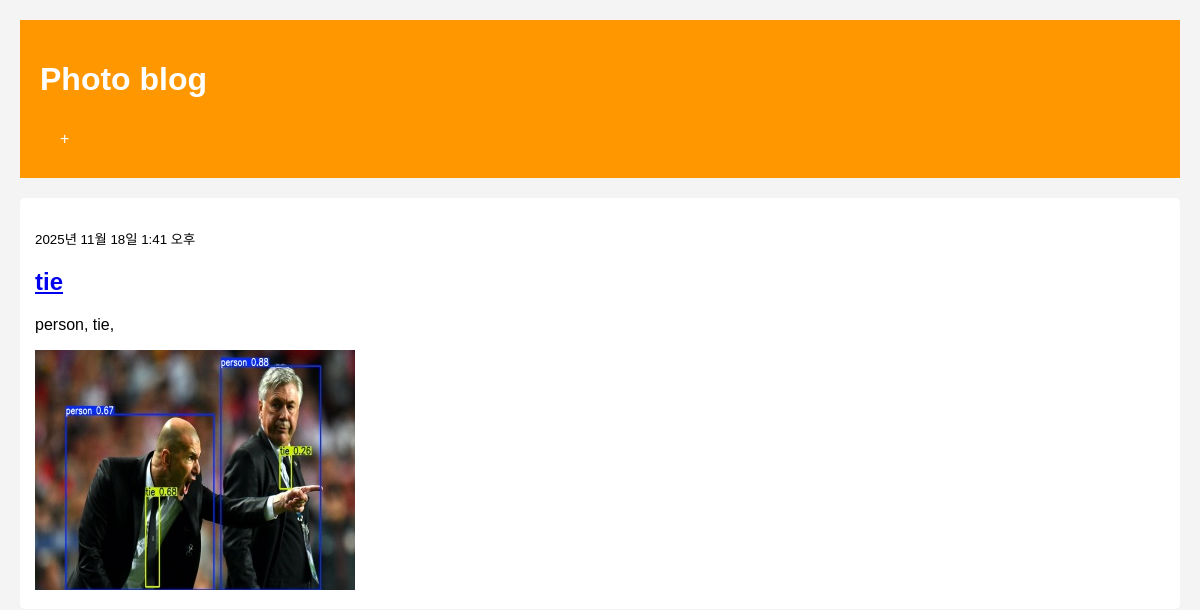
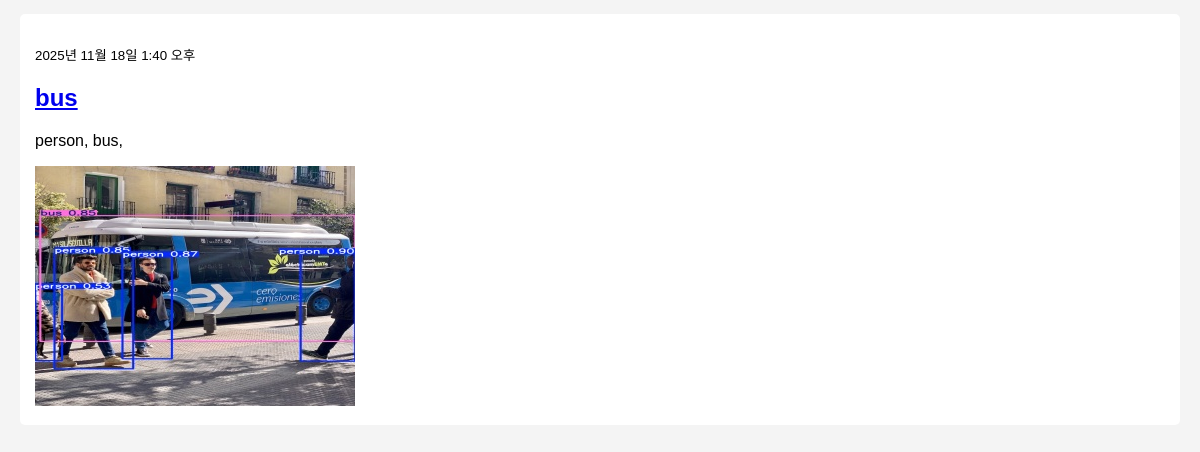
Before: / with the older database file (2 pictures, top to bottom).
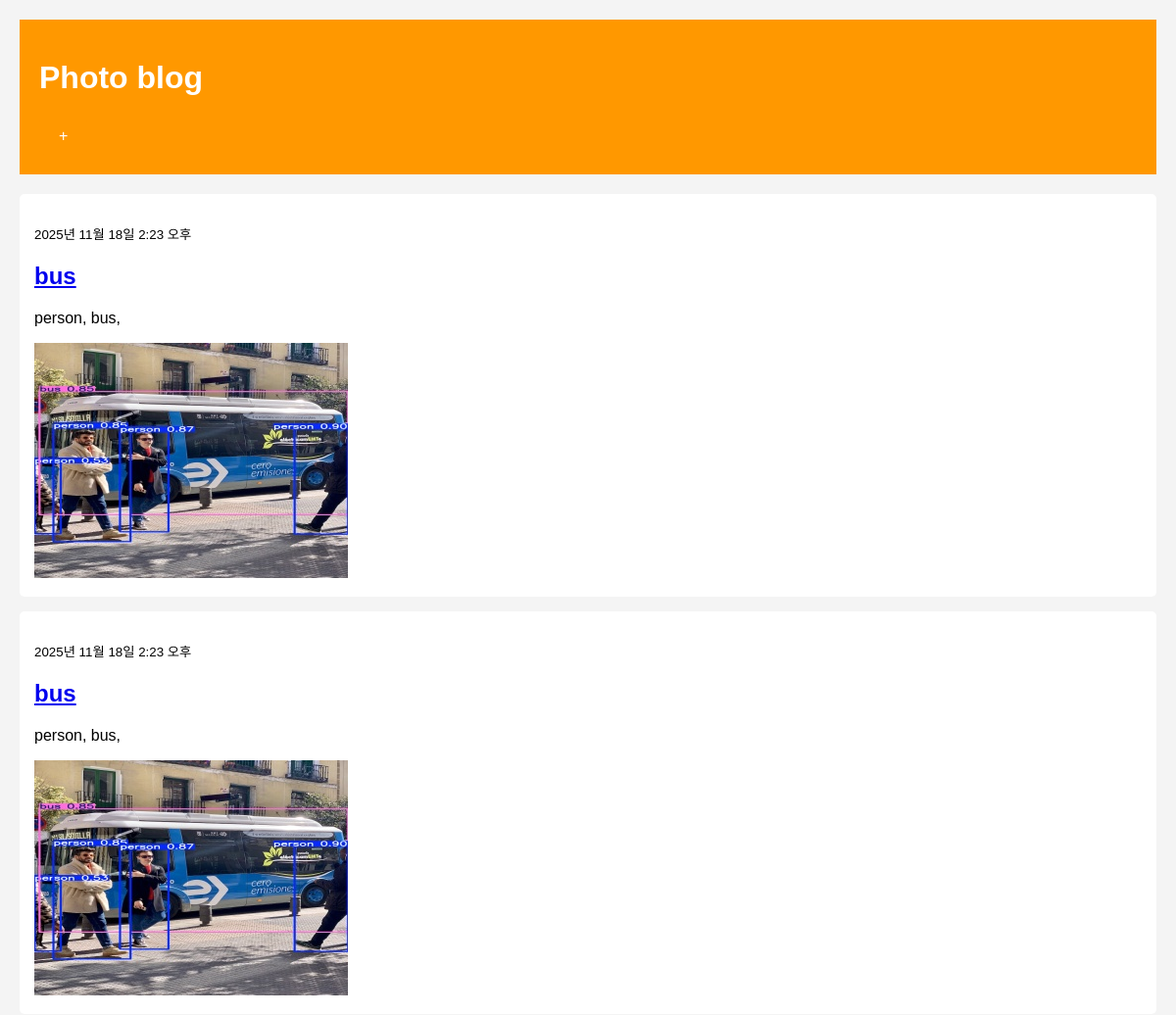
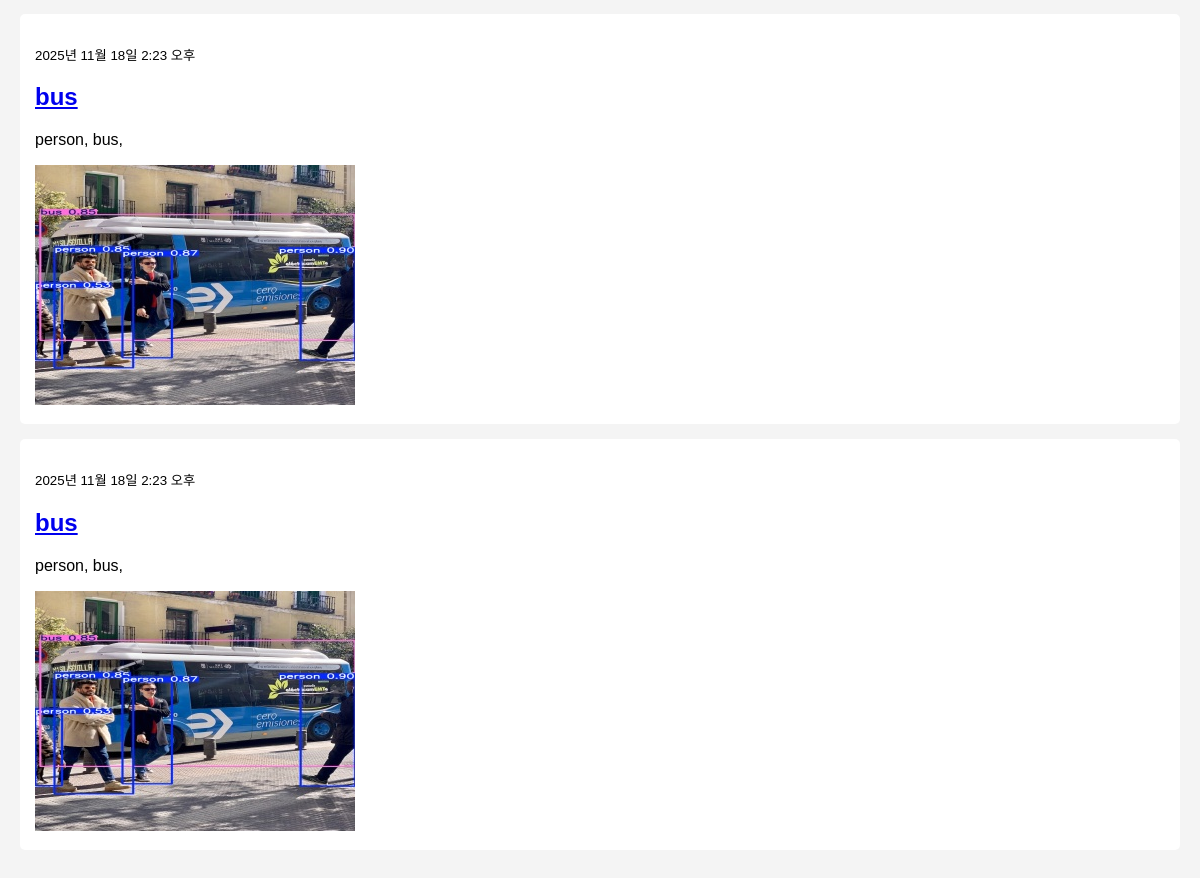
After: the same page with the newer database file (2 pictures, top to bottom).
### blog/models.py (models this page shows, shortened)
class Post(models.Model):
    author = models.ForeignKey(
        settings.AUTH_USER_MODEL,
        on_delete=models.CASCADE,
        null=True,
        blank=True
    )
    title = models.CharField(max_length=200)
    text = models.TextField()
    created_date = models.DateTimeField(default=timezone.now)
    published_date = models.DateTimeField(blank=True, null=True)
    image = models.ImageField(upload_to='blog_image/%Y/%m/%d/', blank=True)

### blog/views.py (the view)
# urls.py: path('', views.post_list, name='post_list'),
def post_list(request):
    posts = Post.objects.filter(published_date__lte=timezone.now()).order_by('-published_date')
    return render(request, 'blog/post_list.html', {'posts': posts})

### blog/templates/blog/post_list.html
{% extends 'blog/base.html' %}
{% block content %}
    {% for post in posts %}
        <div class="post">
            <p><small>{{ post.published_date }}</small></p>
            <h2><a href="{% url 'post_detail' pk=post.pk %}">{{ post.title }}</a></h2>
            <p>{{ post.text|linebreaksbr }}</p>
            {% if post.image %}
                <img src="{{ post.image.url }}" alt="{{ post.title }}">
            {% endif %}
        </div>
    {% endfor %}
{% endblock %}

### blog/templates/blog/base.html (shortened to what this page needs)
<!DOCTYPE html>
<html>
<head>
</head>
<body>
    <div class="header">
        <h1>Photo blog</h1>
        <a href="{% url 'post_new' %}" class="btn">+</a>
    </div>
    {% block content %}
    {% endblock %}
</body>
</html>

### blog/templates/blog/base.html (style rules this page uses)
body { font-family: Arial; margin: 0; padding: 20px; background: #f4f4f4; }
.header { background: #ff9800; color: white; padding: 20px; margin-bottom: 20px; }
.post { background: white; padding: 15px; margin-bottom: 15px; border-radius: 5px; }
.post img { max-width: 100%; height: auto; }
.btn { background: #ff9800; color: white; padding: 10px 20px; text-decoration: none; border-radius: 5px; display: inline-block; border: none; cursor: pointer; }

Changed rows visible on the page:
removed Post: published_date "2025년 11월 18일 1:41 오후", title "tie", text "person, tie,", image (picture)
removed Post: published_date "2025년 11월 18일 1:40 오후", title "bus", text "person, bus,", image (picture)
added Post: published_date "2025년 11월 18일 2:23 오후", title "bus", text "person, bus,", image (picture)
added Post: published_date "2025년 11월 18일 2:23 오후", title "bus", text "person, bus,", image (picture)
added Post: published_date "2025년 11월 18일 2:23 오후", title "bus", text "person, bus,", image (picture)
added Post: published_date "2025년 11월 18일 2:23 오후", title "bus", text "person, bus,", image (picture)
